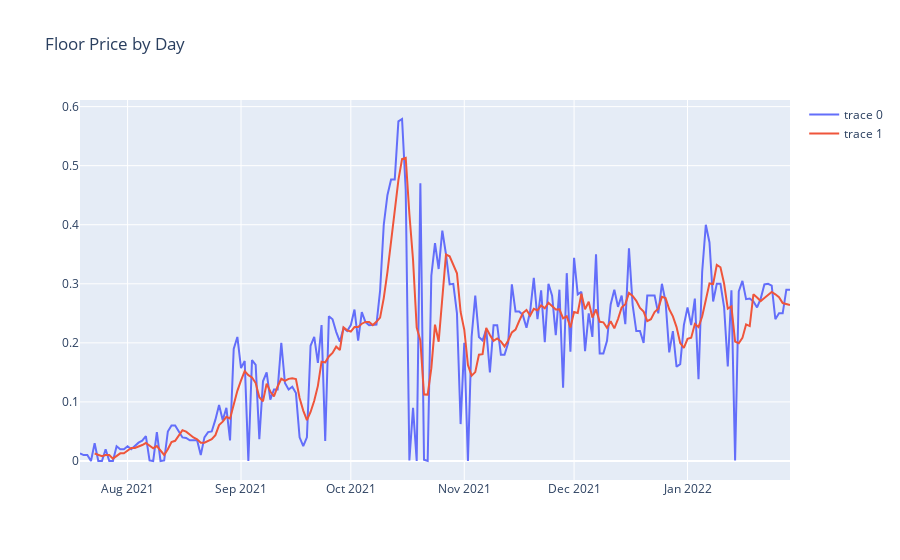

Source (notebook cell):
### Code cell
#plot the min sale price for each day excluding days with no sales
fig = go.Figure(data=[go.Scatter(x=sales_min.index, y=sales_min.values)])
#add 5 day moving average
fig.add_trace(go.Scatter(x=sales_min.index, y=sales_min.rolling(5).mean()))
#name figure floor by day   
fig.update_layout(title_text="Floor Price by Day")
fig.show()

### Figure 1 — Plotly figure (JSON) as saved in the notebook; plotly's stock layout.template omitted (floating-point values rounded to 4 significant figures; data arrays with more than 128 entries replaced by an {"elided": "..."} marker saying what was removed)
{"data": [{"type": "scatter", "x": {"elided": "195 str values"}, "y": {"elided": "195 float values"}}, {"type": "scatter", "x": {"elided": "195 str values"}, "y": {"elided": "195 float values"}}], "layout": {"title": {"text": "Floor Price by Day"}}}
